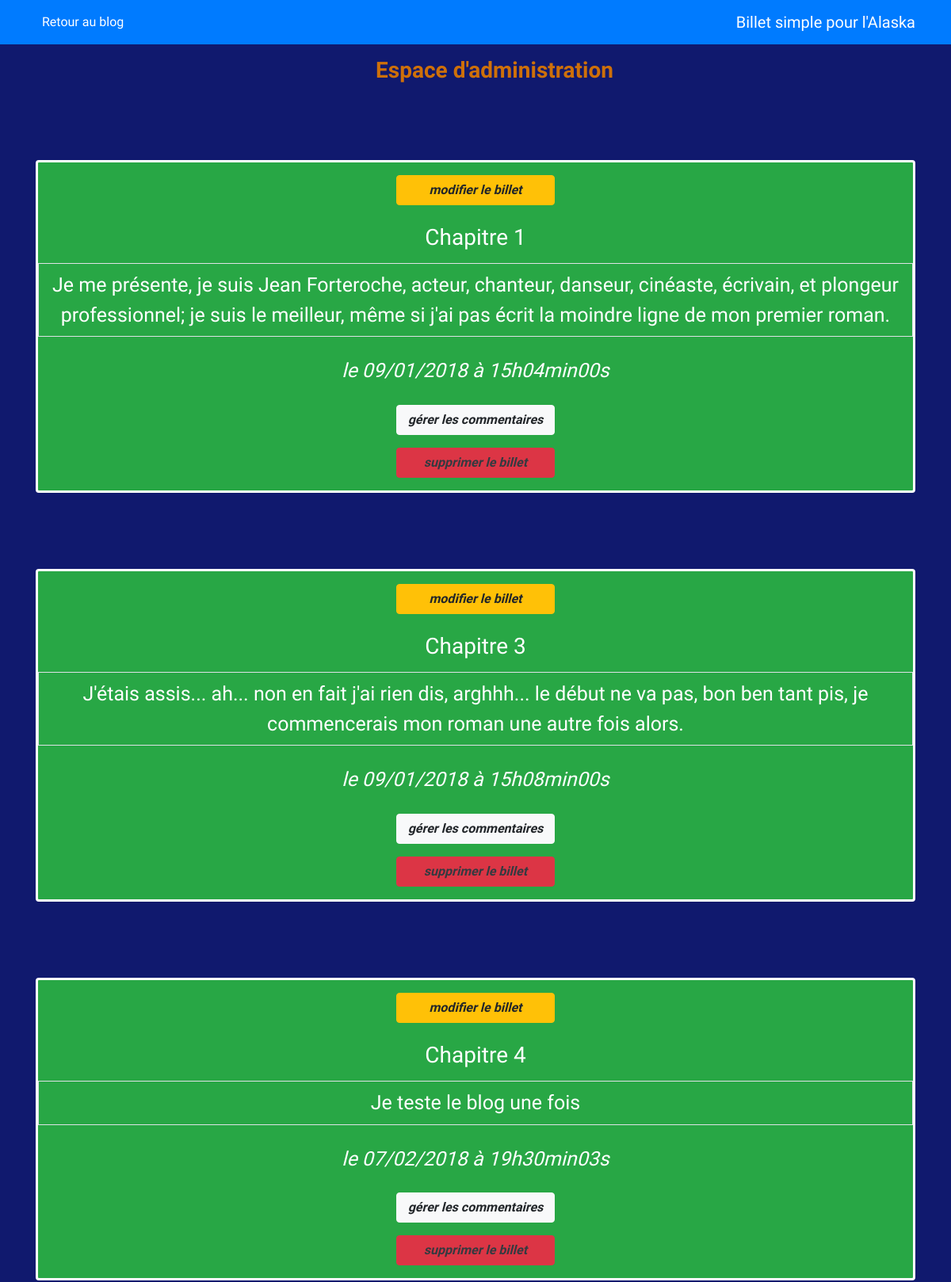
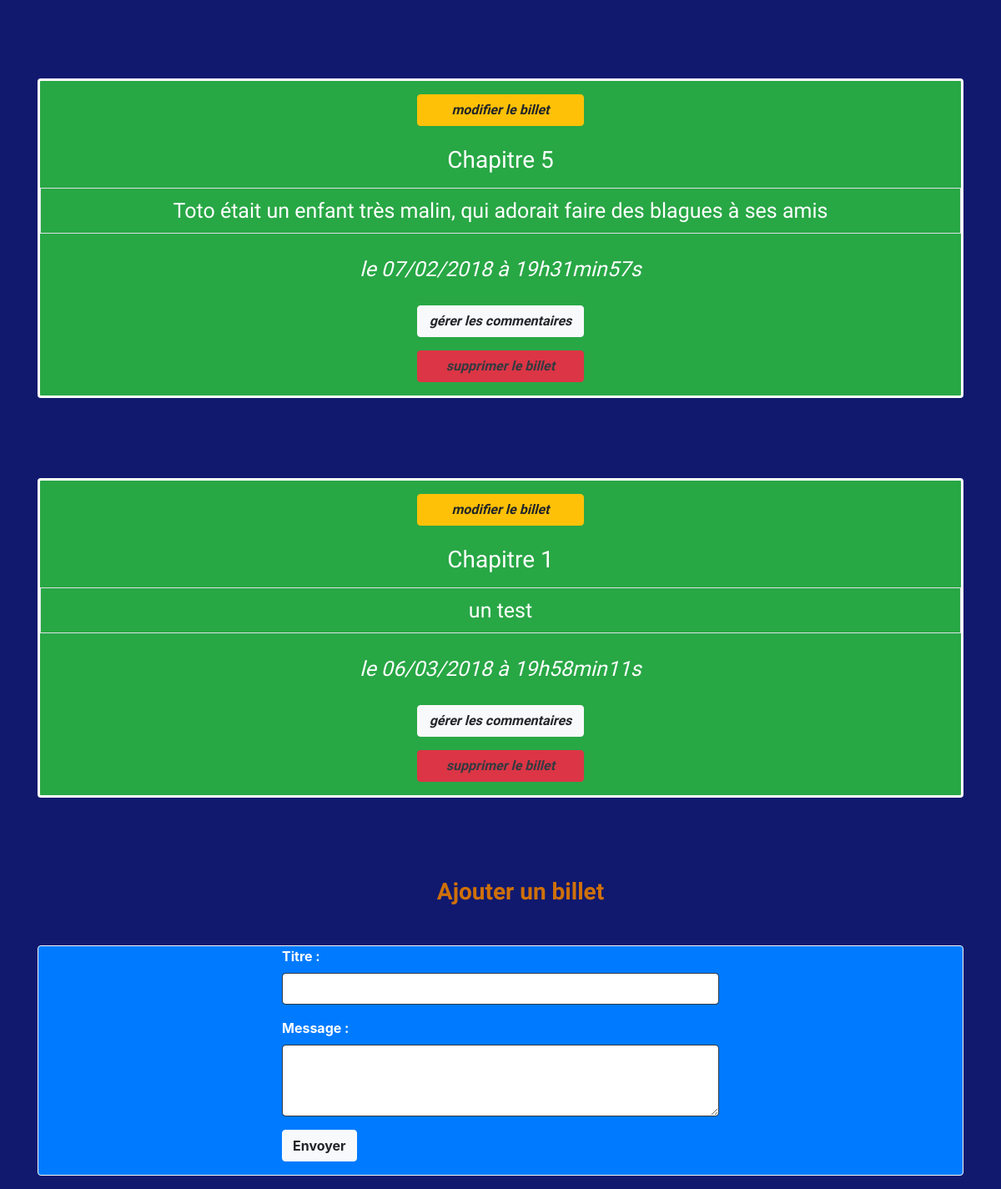
Screenshot of /index.php?action=admin with the database file from the repository (2 pictures, top to bottom).
### tables this page shows
CREATE TABLE `posts` (
  `id` int(11) NOT NULL,
  `title` varchar(255) NOT NULL,
  `content` text NOT NULL,
  `creation_date` datetime NOT NULL
);

### controller/frontend.php (called while the page is built, shortened)
<?php
require_once('model/AdminManager.php');
function adminPannel()
{
    $adminManager = new \OpenClassrooms\Blog\Model\AdminManager();
    $listAll = $adminManager->adminSpace();
    require('view/frontend/adminView.php');
}

### model/AdminManager.php (called while the page is built, shortened)
<?php
    class AdminManager extends Manager
    {
        public function adminSpace()
        {
            $db = $this->dbConnect();
            $req = $db->query('SELECT id, title, content, DATE_FORMAT(creation_date, \'%d/%m/%Y à %Hh%imin%ss\') AS creation_date_fr FROM posts ORDER BY creation_date ASC LIMIT 0, 5');
            return $req;
        }
    }

### view/frontend/adminView.php (the view, shortened to what this page needs)
<nav class="navbar navbar-expand-lg navbar-dark bg-primary fixed-top mb-5">
    <div class="container">
        <a class="navbar-brand order-1 mr-0" href="index.php" >Billet simple pour l'Alaska</a>
        <div class="collapse navbar-collapse" id="navbarNavAltMarkup">
            <div class="navbar-nav">
                <a class="nav-item nav-link text-white" href="index.php">Retour au blog</a>
            </div>
        </div>
    </div>
</nav>
<br/>
<h3 class="my-5 pl-5 text-center">Espace d'administration</h3>
<?php
    while ($data = $listAll->fetch())
    {
?>
<div class="container">
    <div class="row">
        <div class="col-sm-12 my-5">
            <div class="bg-success rounded">
                <p>
                <a href="index.php?action=changePost&amp;id=<?= $data['id'] ?>" class="btn btn-warning mx-auto d-flex justify-content-center mb-3 font-weight-bold font-italic mt-3" style="width: 200px;">modifier le billet</a>
                </p>
                <h3 class="text-center text-white chapitre py-2">
                    <?= htmlspecialchars($data['title']) ?>
                </h3>
                <p class="text-white text-center py-2 border">
                    <?= nl2br(htmlspecialchars($data['content'])) ?>
                </p>
                <p class="text-white text-center py-2">
                    <em>le <?= $data['creation_date_fr'] ?></em>
                </p>
                    <a href="index.php?action=commentPannel&amp;id=<?= $data['id'] ?>" class="btn btn-light mx-auto d-flex justify-content-center mb-3 font-weight-bold font-italic" style="width: 200px;">gérer les commentaires</a>
                    <a href="index.php?action=delPost&amp;id=<?= $data['id'] ?>" class="btn btn-danger mx-auto d-flex justify-content-center mb-3 font-weight-bold font-italic text-dark" style="width: 200px;">supprimer le billet</a>
            </div>
        </div>
    </div>
</div>
<?php
    }
?>
<div class="container">
    <div class="row">
        <div class="col-sm-12">
            <h3 class="my-5 pl-5 text-center">Ajouter un billet</h3>
            <div class="bg-primary rounded font-weight-bold border border-light mb-3">
                <form class="col-sm-6 mx-auto" action="index.php?action=addPost" method="post">
                    <div class="form-group">
                        <label for="title" class="text-white">Titre :</label>
                        <input type="text" class="form-control border border-dark" id="title" name="title" aria-describedby="emailHelp">
                    </div>
                    <div class="form-group">
                        <label for="content" class="text-white">Message :</label>
                        <textarea class="form-control border border-dark" id="content" name="content" rows="3"></textarea>
                    </div>
                    <button type="submit" class="btn btn-light font-weight-bold d-flex justify-content-center mb-3">Envoyer</button>
                </form>
            </div>
        </div>
    </div>
</div>
<?php require('template.php'); ?>

### public/css/template.css (style rules this page uses)
body { background-color: #10196E; }
a.nav-item.nav-link.text-white, a.navbar-brand.order-1.mr-0 { font-family: 'Rammetto One', cursive; }
h1.display-5.my-5, h3.my-5, h3.text-center.billet { margin-top: 30px; color: #CE700A; font-weight: bold; font-family: 'Lobster', cursive; }
div.bg-success.rounded { border: 3px solid #fff; font-family: 'Lobster', cursive; }
p.text-white.text-center { font-family: 'Lobster', cursive; font-size: 25px; }
h3.text-center.text-white.chapitre, { font-family: 'Lobster', cursive; font-size: 25px; font-weight: bold; border: 2px solid #fff; }

### rows the page displays
posts: title "Chapitre 1", content "Je me présente, je suis Jean Forteroche, acteur, chanteur, danseur, cinéaste, écrivain, et plongeur professionnel; je suis le meilleur, même si j'ai pas écrit la moindre ligne de mon premier roman.", creation_date_fr "09/01/2018 à 15h04min00s"
posts: title "Chapitre 3", content "J'étais assis... ah... non en fait j'ai rien dis, arghhh... le début ne va pas, bon ben tant pis, je commencerais mon roman une autre fois alors.", creation_date_fr "09/01/2018 à 15h08min00s"
posts: title "Chapitre 4", content "Je teste le blog une fois", creation_date_fr "07/02/2018 à 19h30min03s"
posts: title "Chapitre 5", content "Toto était un enfant très malin, qui adorait faire des blagues à ses amis", creation_date_fr "07/02/2018 à 19h31min57s"
posts: title "Chapitre 1", content "un test", creation_date_fr "06/03/2018 à 19h58min11s"
